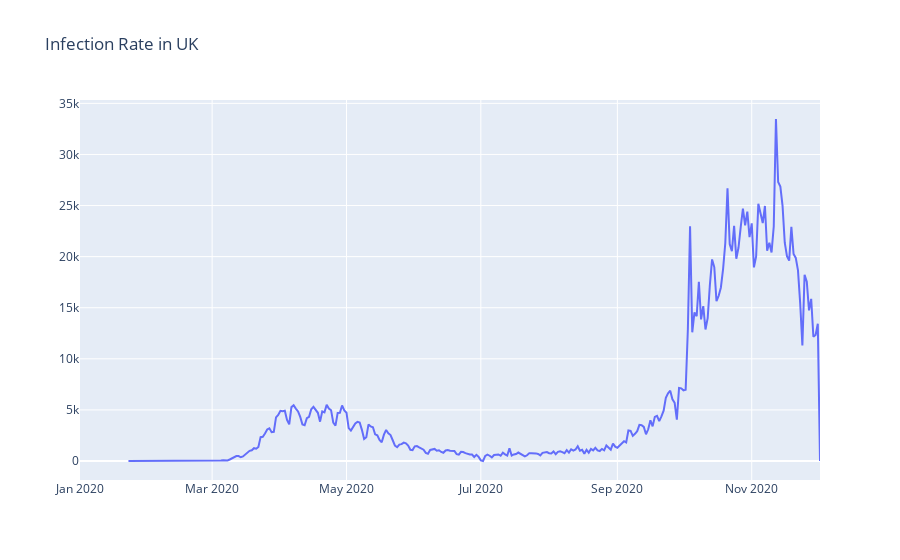

Notebook source saved alongside this figure:
### Code cell
fig = go.Figure()
for col in uk_df[['InfectionRate']]:
    fig.add_trace(go.Scatter(x=uk_df.index, y=uk_df[col], name=col))
    
fig.update_layout(title="Infection Rate in UK")

### Figure 1 — Plotly figure (JSON) as saved in the notebook; plotly's stock layout.template omitted (floating-point values rounded to 4 significant figures; data arrays with more than 128 entries replaced by an {"elided": "..."} marker saying what was removed)
{"data": [{"name": "InfectionRate", "type": "scatter", "x": {"elided": "337 str values"}, "y": {"elided": "337 int values"}}], "layout": {"title": {"text": "Infection Rate in UK"}}}
